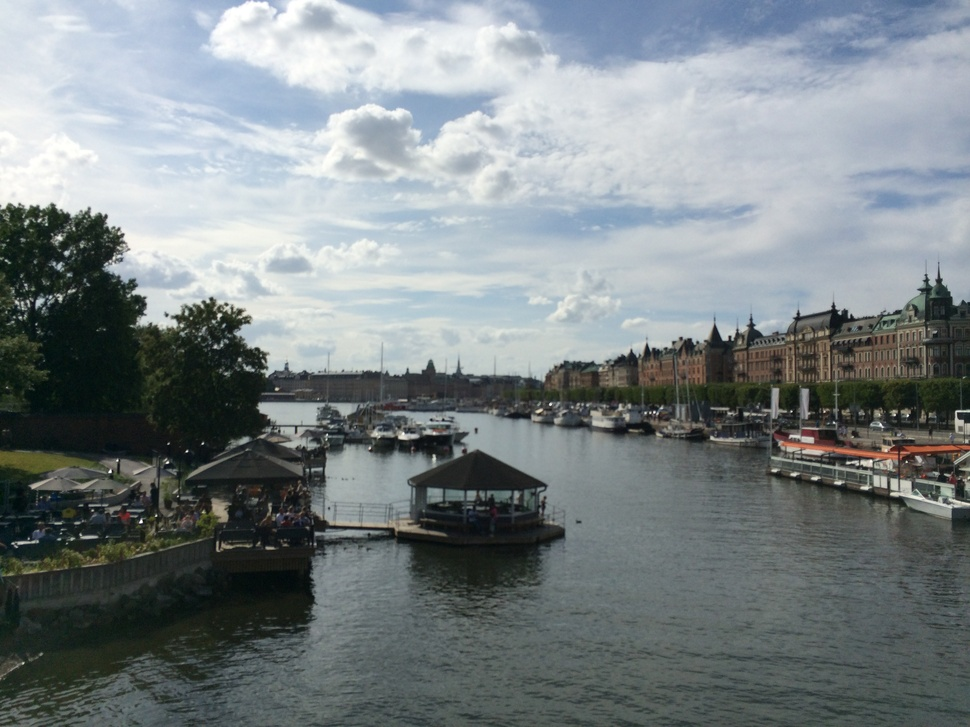
#> input picture webdev/media/uploadImages/IMG_9842.JPG, 970 x 727 px, shrunk from 3264 x 2448 before the run, given in place of the camera
$ python exercise20.py
#> lines starting #> are read from the running program, lines starting #| are printed output that depends on the picture; after the words box and inside, x2 and y2 are one past the last pixel; in counts of white or black regions, pixels touching at a corner belong together
import cv2
import numpy as np

cap=cv2.VideoCapture(0)

while(1):
    _,frame=cap.read()
#> frame is the input picture: shape (727, 970, 3); mean B, G, R 134.6, 132.1, 123.9
    hsv=cv2.cvtColor(frame,cv2.COLOR_BGR2HSV)
#> hsv: shape (727, 970, 3); mean H, S, V 85.1, 36.7, 137.4
    lower_blue=np.array([110,50,50])
    upper_blue=np.array([130,255,255])
    lower_green=np.array([50,50,50])
    upper_green=np.array([70,255,255])
    lower_red=np.array([5,50,50])
    upper_red=np.array([10,255,255])
    mask=cv2.inRange(hsv,lower_blue,upper_blue)
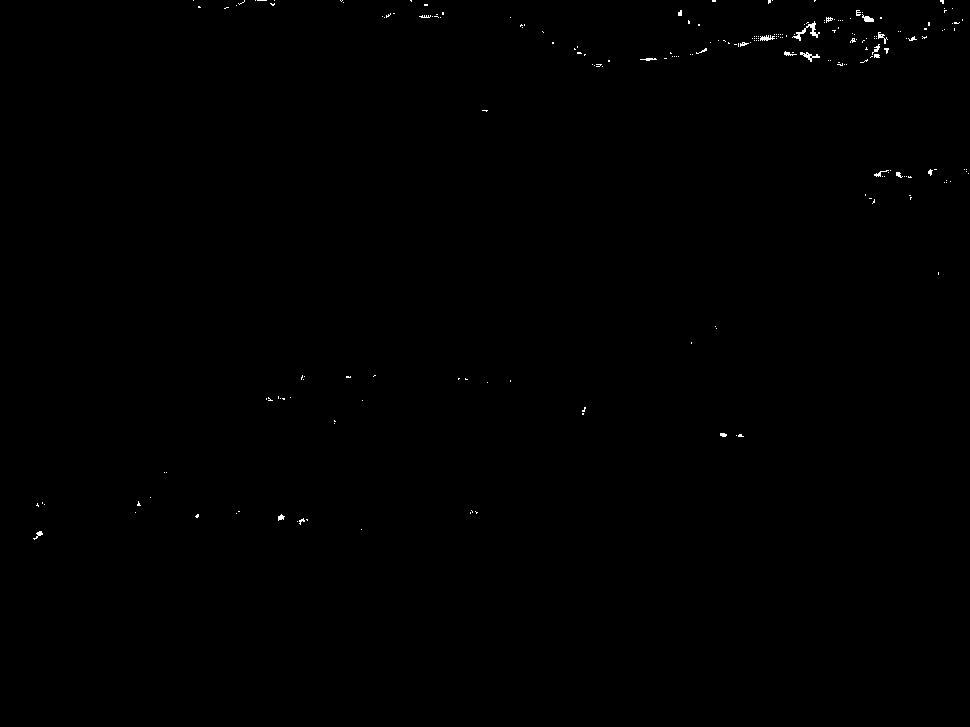
#> mask: shape (727, 970); 0.2% white in thin lines or dots, all inside (x1, y1, x2, y2) = (33, 0, 969, 540)
    mask1=cv2.inRange(hsv,lower_green,upper_green)
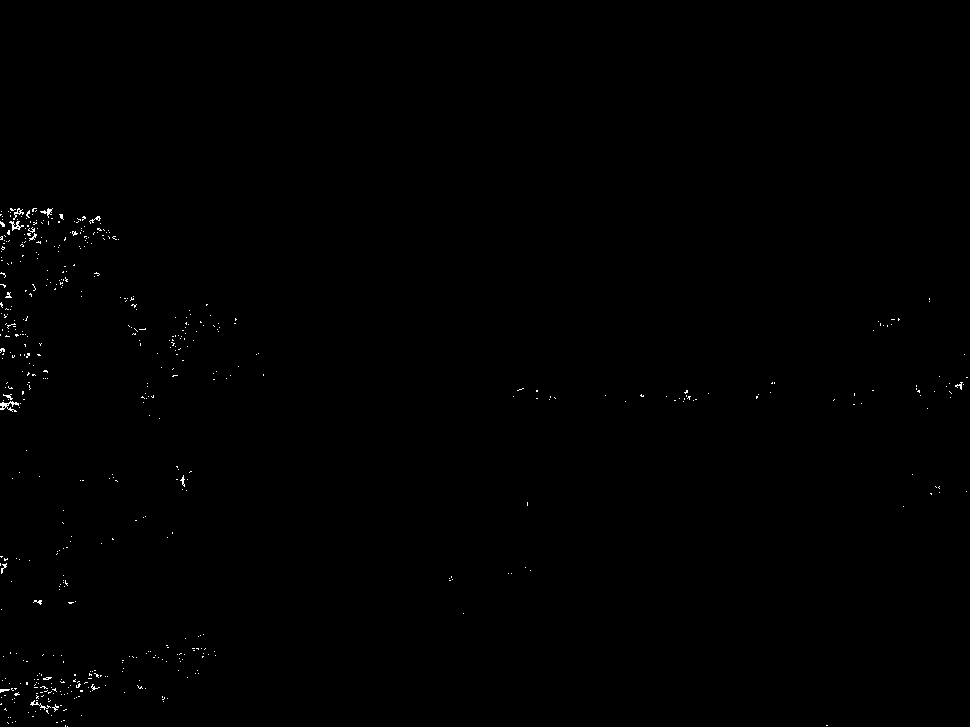
#> mask1: shape (727, 970); 0.27% white in thin lines or dots, all inside (x1, y1, x2, y2) = (0, 208, 968, 727)
    mask2=cv2.inRange(hsv,lower_red,upper_red)
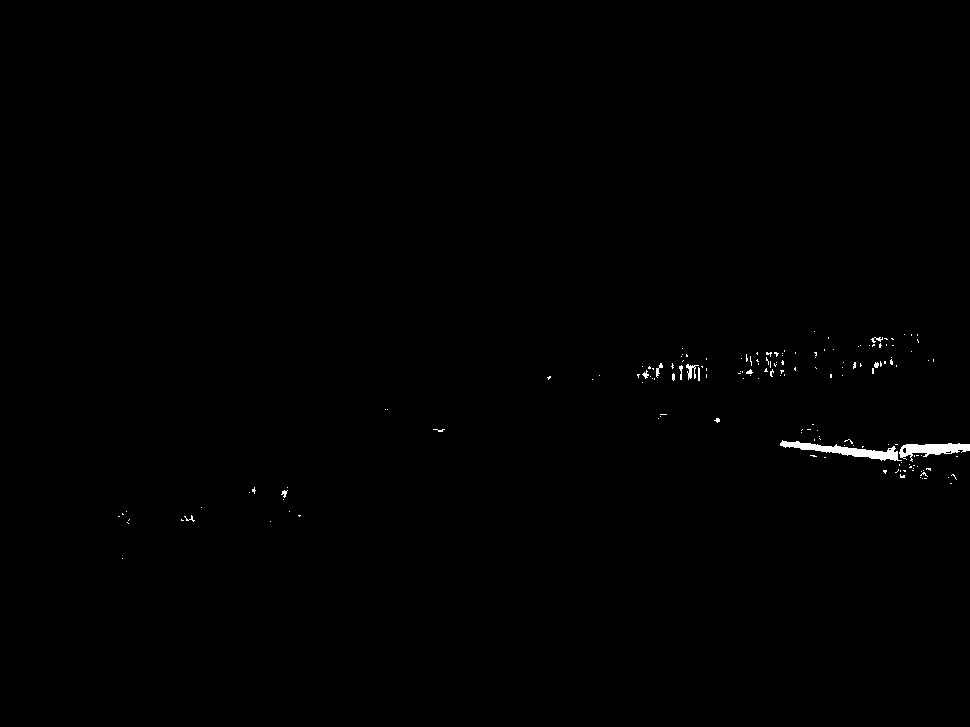
#> mask2: shape (727, 970); 0.36% white; 163 white regions (150 under 20 px), largest, box (x1, y1, x2, y2) and area: (780, 440, 902, 461) 881, (899, 443, 970, 462) 671, (686, 364, 699, 380) 87
    res=cv2.bitwise_and(frame,frame,mask=mask+mask1+mask2)
    cv2.imshow('frame',frame)
    cv2.imshow('mask',mask1)
    cv2.imshow('res',res)
    k=cv2.waitKey(5) & 0xFF
#> (key Esc is pressed here)
    if k==27:
        break

cv2.destroyAllWindows()

$ run again, on webdev/media/uploadImages/IMG_9900.JPG
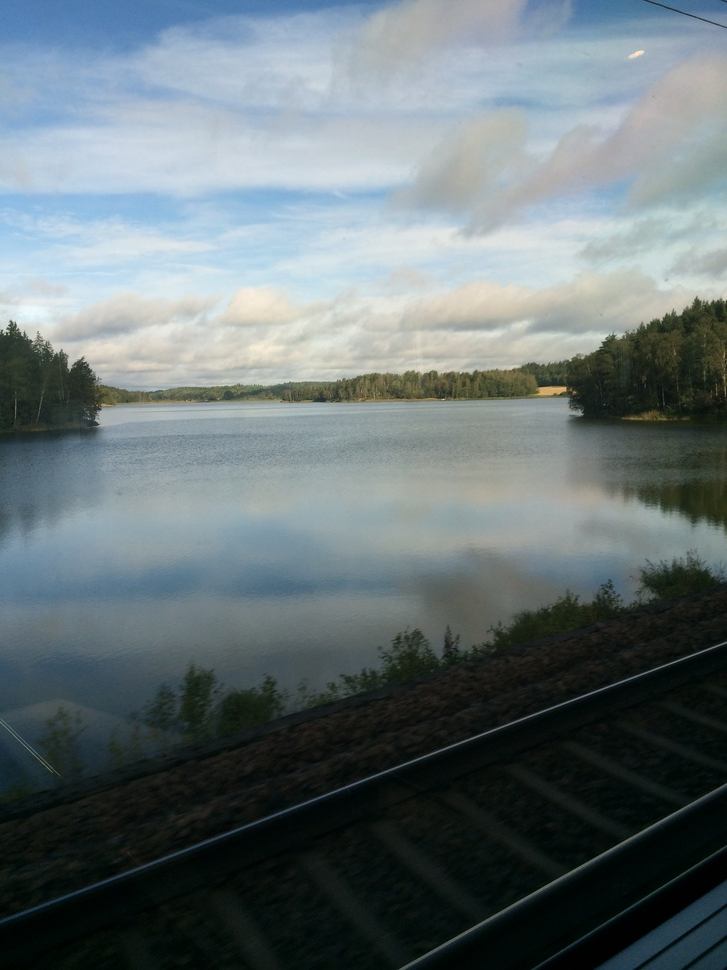
#> input picture webdev/media/uploadImages/IMG_9900.JPG, 727 x 970 px, shrunk from 2448 x 3264 before the run, given in place of the camera
#> frame is the input picture: shape (970, 727, 3); mean B, G, R 117.6, 114.6, 102.8
#> hsv: shape (970, 727, 3); mean H, S, V 81.2, 67.5, 120.8
#> `mask=cv2.inRange(hsv,lower_blue,upper_blue)`:
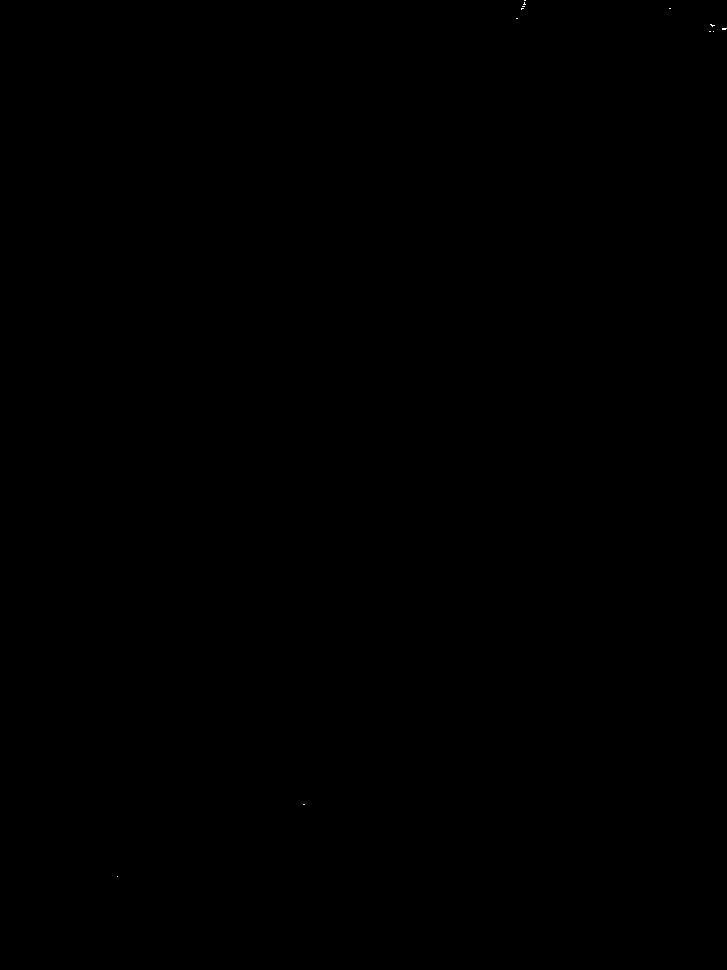
#> mask: shape (970, 727); 0.01% white in thin lines or dots, all inside (x1, y1, x2, y2) = (117, 0, 727, 877)
#> `mask1=cv2.inRange(hsv,lower_green,upper_green)`:
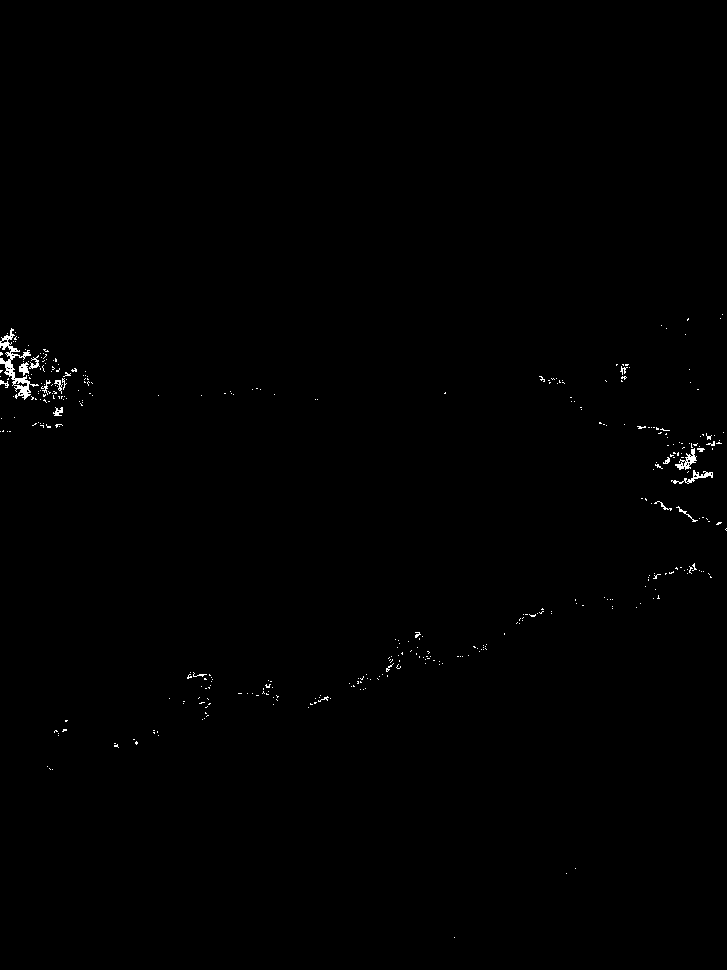
#> mask1: shape (970, 727); 0.37% white in thin lines or dots, all inside (x1, y1, x2, y2) = (0, 314, 727, 938)
#> mask2: shape (970, 727); every value is 0
